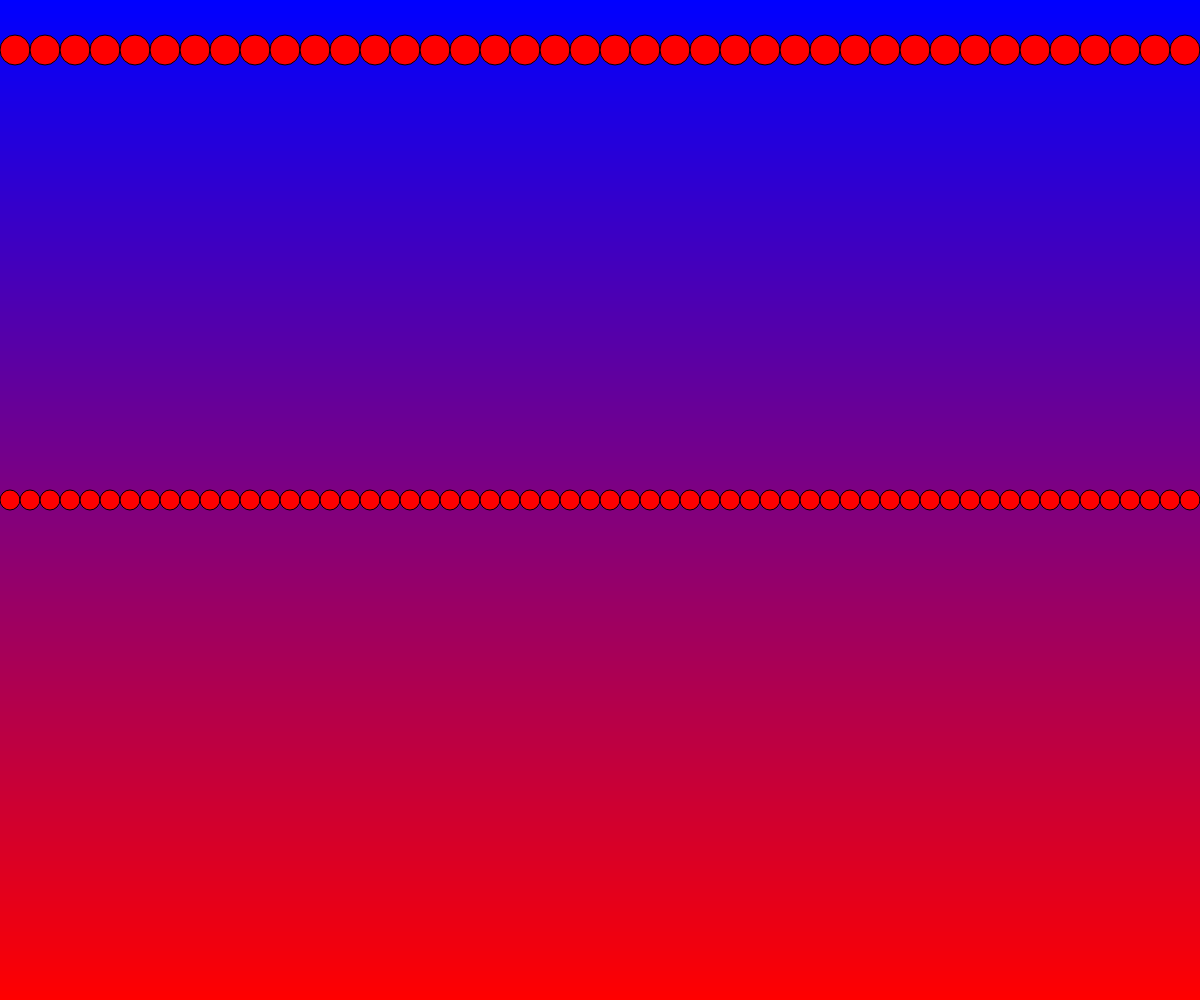
Frame 1 (no input)
Frame 60 (no input): identical to frame 1, image omitted
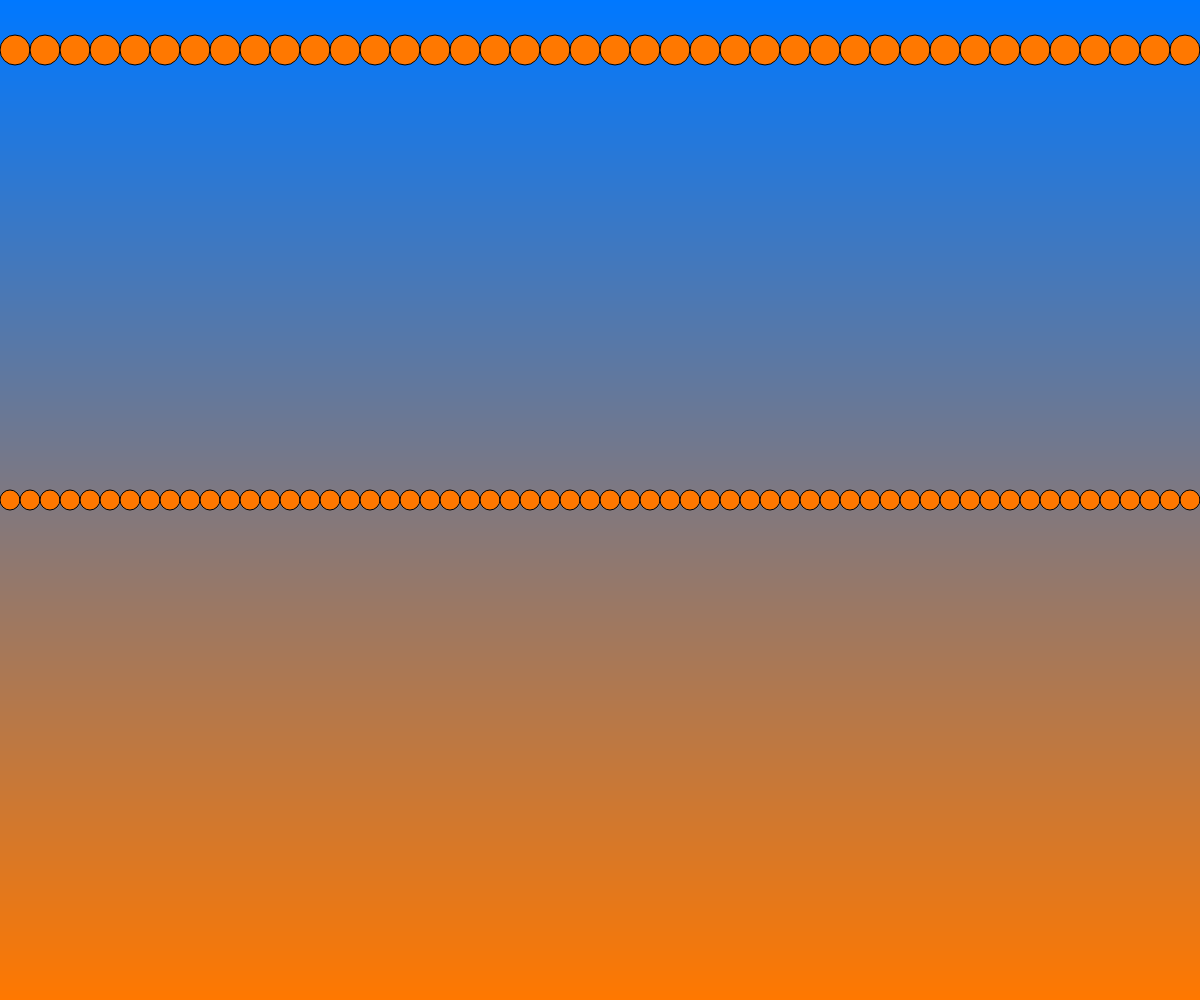
Frame 120 (the mouse pressed at the canvas centre since frame 60)

The p5.js sketch that drew these frames (run headless with seeded random() and noise() and a simulated clock; from frame 60 on, the mouse is pressed at the canvas centre):

// p5.js sketch
// ── sketch.js
// Drawing with Single Loops
// Hyunjin Wang
// 9/25/2026
// 



async function setup() {
  createCanvas(windowWidth, windowHeight);
}

function worm(y, size){
  //use this function to draw a line of circles
  // y > (number) height at which to draw line 
  // size > (number) diameter of each circle
  for(let x = size/2; x < width; x += size){
    circle(x,y,size);
  }
}

function gradientBackground(){
  // create a gradeint to use as background
  noStroke();
  let h = 1; // rectangle height

  // could use FOR or WHILE loop here...
  let y = 0;
  while (y < height){
    let mappedY = map(y,0,height,0,255);

    fill(mappedY,mouseX/5,255-mappedY); //fill(n) > greyscale
    rect(0, y, width, h);
    y += h;
    //??
  } 


  stroke(0);
}

function draw() {
  background(220);
  gradientBackground();
  worm(50, 30);
  worm(height*0.5, 20);
}//screen updated here
